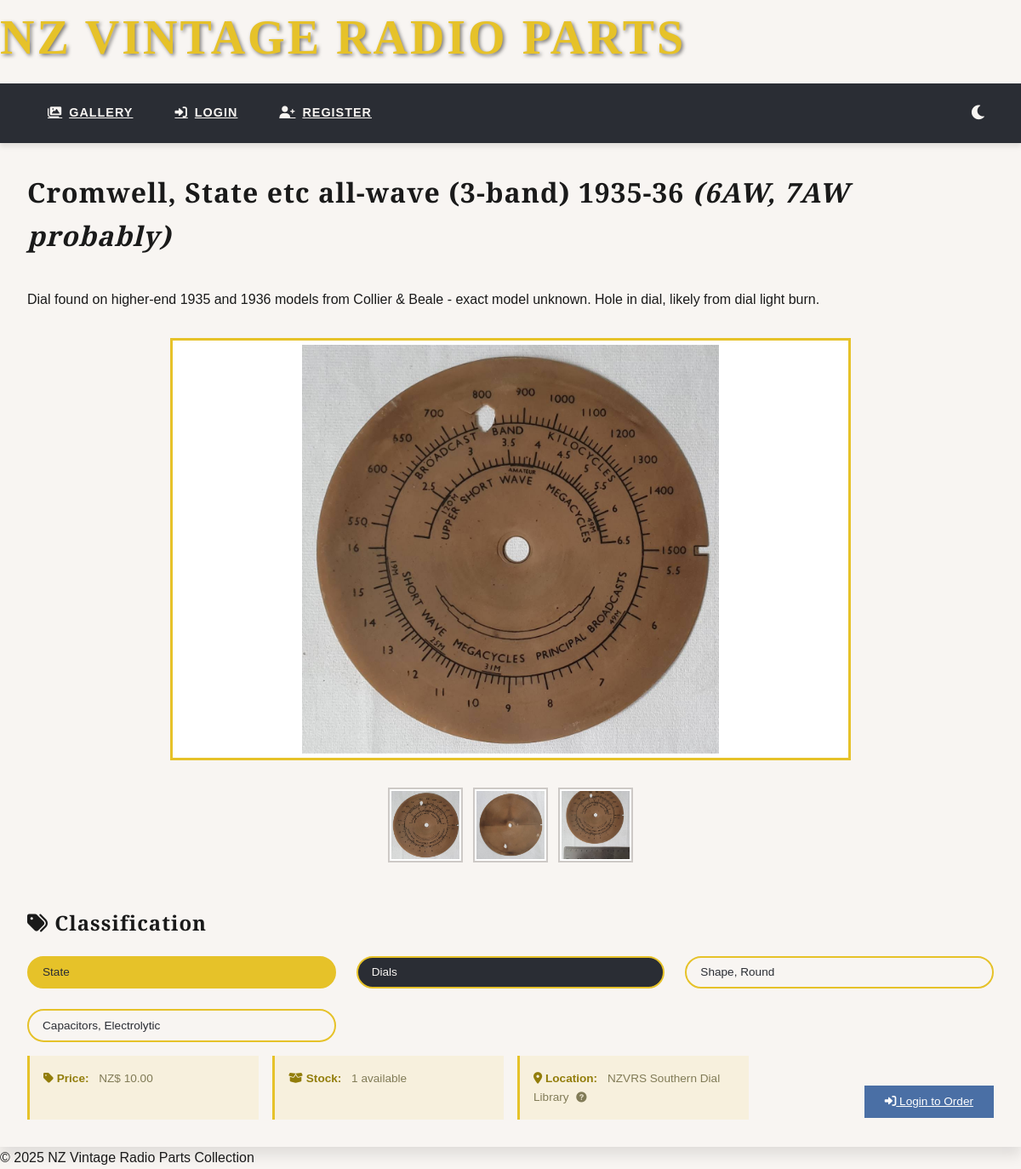
Page /parts/1 on the committed database.
### app/models.py (models this page shows, shortened)
class Part(db.Model):
    __tablename__ = 'Part'
    id = db.Column(db.Integer, primary_key=True)
    name = db.Column(db.String(100), nullable=False)  # "Dial", "Valve"
    description = db.Column(db.String(1024))
    part_number = db.Column(db.String(30))
    quantity = db.Column(db.Integer, default=1)
    price_member = db.Column(db.Float)  # Price for members
    price_non_member = db.Column(db.Float)  # Price for non-members
    storage_details = db.Column(db.String(200))  # Storage details
    created_at = db.Column(db.DateTime, default=lambda: datetime.now(timezone.utc))
    brand_id = db.Column(db.Integer, db.ForeignKey('Brand.id'))
    location_id = db.Column(db.Integer, db.ForeignKey('Location.id'))
    part_type_id = db.Column(db.Integer, db.ForeignKey('PartType.id'))
    brand = db.relationship('Brand', back_populates='parts')
    location = db.relationship('Location', back_populates='parts')
    images = db.relationship('Image', back_populates='part', cascade='all, delete-orphan')
    tags = db.relationship('Tag', secondary=part_tags, back_populates='parts')
    part_type = db.relationship('PartType')
    def get_price(self, user=None):
        if user and hasattr(user, 'is_member') and user.is_member:
            return self.price_member if self.price_member else 0
        return self.price_non_member if self.price_non_member else 0

class Image(db.Model):
    __tablename__ = 'Image'
    id = db.Column(db.Integer, primary_key=True, autoincrement=True)
    filename = db.Column(db.String(100), nullable=False)
    description = db.Column(db.String(500))
    is_primary = db.Column(db.Boolean, default=False)
    sort_order = db.Column(db.Integer, default=0)
    created_at = db.Column(db.DateTime,
                           default=lambda: datetime.now(timezone.utc))
    location_id = db.Column(db.Integer, db.ForeignKey('Location.id'))
    part_id = db.Column(db.Integer, db.ForeignKey('Part.id'))
    location = db.relationship('Location', back_populates='images')
    part = db.relationship('Part', back_populates='images')

class Brand(db.Model):
    __tablename__ = 'Brand'
    id = db.Column(db.Integer, primary_key=True)
    name = db.Column(db.String(50), unique=True, nullable=False)  # "Philips"
    alias = db.Column(db.String(50), unique=True)  # "philips"
    description = db.Column(db.Text(500))
    logo_filename = db.Column(db.String(100))
    website = db.Column(db.String(200))
    parts = db.relationship('Part', back_populates='brand')

class PartType(db.Model):
    __tablename__ = 'PartType'
    id = db.Column(db.Integer, primary_key=True)
    name = db.Column(db.String(50), unique=True, nullable=False)  # "Tube"
    description = db.Column(db.String(1024))  # "Vacuum tubes/valves for amplification"
    slug = db.Column(db.String(50), unique=True)

class Tag(db.Model):
    __tablename__ = 'Tag'
    id = db.Column(db.Integer, primary_key=True, autoincrement=True)
    name = db.Column(db.String(100), nullable=False, unique=True)
    description = db.Column(db.String(255))
    slug = db.Column(db.String(100), nullable=False, unique=True, index=True)
    parts = db.relationship('Part', secondary=part_tags, back_populates='tags')

class Location(db.Model):
    __tablename__ = 'Location'
    id = db.Column(db.Integer, primary_key=True)
    name = db.Column(db.String(50), unique=True)
    city = db.Column(db.String(50))
    details = db.Column(db.String(200))
    librarian_email = db.Column(db.String(120))
    address = db.Column(db.String(120))
    parts = db.relationship('Part', back_populates='location')
    images = db.relationship('Image', back_populates='location')

### app/blueprints/parts.py (the view)
@bp.route('/<int:part_id>')
def view_part(part_id):
    part = Part.query.options(
        db.joinedload(Part.brand),
        db.joinedload(Part.part_type),
        db.joinedload(Part.location),
        db.joinedload(Part.images),
        db.joinedload(Part.tags)
    ).get_or_404(part_id)
    print('hell yeah')
    return render_template('part.html',
                           part=part,
                           current_year=datetime.now().year)

### app/blueprints/parts.py (called while the page is built)
@bp.context_processor
def inject_now():
    return {'current_year': datetime.now().year}

### app/templates/part.html (shortened to what this page needs)
{% extends 'layout.html' %}
{% block content %}
<div class="part-container">
    <header class="part-header">
        <div class="title-edit-group">
            <h1>{{ part.name }}{% if part.part_number %}<i> ({{ part.part_number }})</i>{% endif %}</h1>
        </div>
        <section class="description">
            <p>{{ part.description or "No description provided" }}</p>
        </section>
    </header>
    <div class="image-gallery">
        {% if part.images %}
            {% set primary_image = part.images|selectattr('is_primary')|first %}
            {% set display_image = primary_image or part.images|sort(attribute='sort_order')|first %}
            <div class="main-image-wrapper">
                <div class="main-image-container">
                    <img src="{{ url_for('static', filename='images/' + display_image.filename) }}"
                         alt="{{ part.name }}"
                         class="constrained-image">
                </div>
            </div>
            {% if part.images|length > 1 %}
            <div class="thumbnail-strip">
                {% for image in part.images|sort(attribute='sort_order') %}
                <div class="thumbnail-container {% if image.is_primary %}active{% endif %}"
                     onclick="openImageModal('{{ url_for('static', filename='images/' + image.filename) }}')">
                    <img src="{{ url_for('static', filename='images/' + image.filename) }}"
                         alt="Thumbnail {{ loop.index }}"
                         class="thumbnail">
                </div>
                {% endfor %}
            </div>
            {% endif %}
        {% else %}
            <div class="no-images">
                <i class="fas fa-image"></i>
                <p>No images available</p>
            </div>
        {% endif %}
    </div>
    <section class="tags">
        <h2><i class="fas fa-tags"></i> Classification</h2>
        <div class="tag-list">
            {% if part.brand %}
            <a href="{{ url_for('parts.gallery') }}?brand={{ part.brand.id }}" class="tag brand-tag">
                {{ part.brand.name }}
            </a>
            {% endif %}
            {% if part.part_type %}
            <a href="{{ url_for('parts.gallery') }}?type={{ part.part_type.id }}" class="tag type-tag">
                {{ part.part_type.name }}
            </a>
            {% endif %}
            {% for tag in part.tags %}
            <a href="{{ url_for('parts.gallery') }}?tag={{ tag.name }}" class="tag">
                {{ tag.name }}
            </a>
            {% endfor %}
        </div>
    </section>
    <section class="part-meta">
        {% if part.location %}
        <div class="meta-item highlight-price">
            <span class="meta-label">
                <i class="fas fa-{% if current_user.is_authenticated and current_user.is_member %}star{% else %}tag{% endif %}"></i>
                Price:
            </span>
            <span class="meta-value">
                {% if part.get_price(current_user if current_user.is_authenticated else None) %}
                    NZ$ {{ "%.2f"|format(part.get_price(current_user if current_user.is_authenticated else None)) }}
                {% else %}
                    TBA
                {% endif%}
            </span>
        </div>
        <div class="meta-item">
            <span class="meta-label"><i class="fas fa-box-open"></i> Stock:</span>
            <span class="meta-value {% if part.quantity <= 0 %}text-danger{% endif %}">
                {{ part.quantity }} available
            </span>
        </div>
        <div class="meta-item">
            <span class="meta-label">
                <i class="fas fa-map-marker-alt"></i> Location:
            </span>
            <span class="meta-value">
                {{ part.location.name }}
                {% if part.location.details %}
                <span class="tooltip-container">
                    <i class="fas fa-question-circle tooltip-icon"></i>
                </span>
                {% endif %}
            </span>
        </div>
        <div class="order-actions">
            {% if part.quantity > 0 %}
                {% if current_user.is_authenticated %}
                <form action="{{ url_for('orders.add_to_cart', part_id=part.id) }}" method="POST">
                    <input type="hidden" name="part_id" value="{{ part.id }}">
                    <input type="hidden" name="csrf_token" value="{{ csrf_token() }}">
                    <div class="quantity-selector">
                        <button type="button" class="qty-btn" onclick="adjustQty(-1)">−</button>
                        <input type="number" name="quantity" value="1" min="1" max="{{ part.quantity }}" class="qty-input">
                        <button type="button" class="qty-btn" onclick="adjustQty(1)">+</button>
                    </div>
                    <button type="submit" class="btn-order">
                        <i class="fas fa-shopping-cart"></i> Add to Order
                    </button>
                </form>
                {% else %}
                <a href="{{ url_for('auth.login') }}?next={{ request.path }}" class="btn-order">
                    <i class="fas fa-sign-in-alt"></i> Login to Order
                </a>
                {% endif %}
            {% else %}
                <button class="btn-order disabled" disabled>
                    <i class="fas fa-times-circle"></i> Out of Stock
                </button>
            {% endif %}
        </div>
        {% endif %}
    </section>
</div>
{% endblock %}

### app/static/css/style.css (style rules this page uses)
:root { --primary: #e6c229; --secondary: #2a2d34; --sorta-dark: #817b57; --accent: #927d0a; --light: #f8f5f2; --semi-light: #cdc9c6; --dark: #1a1a1a; --success: #4caf50; --warning: #ff9800; --error: #f44336; --bg-color: var(--light); --text-color: var(--dark); --card-bg: white; --nav-bg: var(--secondary); --nav-text: var(--light); --shadow-sm: 0 1px 3px rgba(0, 0, 0, 0.12); --shadow-md: 0 4px 6px rgba(0, 0, 0, 0.1); --shadow-lg: 0 10px 15px rgba(0, 0, 0, 0.1); --shadow-xl: 0 20px 25px rgba(0, 0, 0, 0.1); --shadow-primary: 0 4px 12px rgba(230, 194, 41, 0.2); --font-main: 'Federo', sans-serif; --font-display: 'Playfair Display', serif; --radio-dial: linear-gradient(135deg, transparent 50%, var(--primary) 50%); }
body { font-family: var(--font-main); background: var(--bg-color); color: var(--text-color); line-height: 1.6; margin: 0; position: relative; transition: background-color 0.3s ease, color 0.3s ease; }
body::before { content: ""; position: fixed; top: 0; left: 0; right: 0; height: 8px; z-index: 100; }
h1, h2, h3, h4 { font-family: var(--font-display); margin-top: 0; letter-spacing: 1px; color: var(--text-color); }
.part-meta { display: flex; flex-direction: column; gap: 0.25rem; font-size: 0.85rem; color: var(--sorta-dark); }
.order-actions { display: flex; justify-content: center; gap: 1rem; margin-top: 2rem; }
.btn-order { background: #4a6fa5; color: white; padding: 0.5rem 1.5rem; }
.order-actions { display: flex; align-items: center; justify-content: flex-end; }
.part-container { max-width: 1200px; margin: 0 auto; padding: 2rem; background: transparent; box-shadow: var(--shadow-lg); }
.title-edit-group { display: flex; align-items: center; gap: 1rem; margin-bottom: 1rem; }
.image-gallery { margin: 2rem 0; }
.main-image-wrapper { position: relative; width: 100%; max-width: 800px; margin: 0 auto 20px; }
.main-image-container { position: relative; border: 3px solid var(--primary); padding: 5px; background: var(--card-bg); text-align: center; }
.constrained-image { width: 100%; height: auto; max-height: 60vh; object-fit: contain; display: block; }
.thumbnail-strip { display: flex; justify-content: center; flex-wrap: wrap; gap: 8px; padding: 10px 0; max-width: 800px; margin: 0 auto; }
.thumbnail-container { position: relative; border: 2px solid transparent; transition: all 0.3s; }
.thumbnail { width: 80px; height: 80px; object-fit: cover; cursor: pointer; border: 2px solid var(--semi-light); transition: all 0.2s cubic-bezier(0.25, 0.46, 0.45, 0.94); background: var(--card-bg); padding: 2px; }
.tag-list { display: flex; flex-wrap: wrap; gap: 0.5rem; margin-top: 1rem; }
.tag { padding: 0.4rem 1rem; background: var(--light); color: var(--secondary); border-radius: 50px; text-decoration: none; font-size: 0.85rem; border: 2px solid var(--primary); transition: all 0.3s; }
.brand-tag { background: var(--primary); color: var(--secondary); }
.type-tag { background: var(--secondary); color: var(--light); }
.part-meta { margin-top: 1rem; display: grid; grid-template-columns: repeat(auto-fill, minmax(250px, 1fr)); gap: 1rem; }
.meta-item { background: rgba(230, 194, 41, 0.1); padding: 1rem; border-left: 3px solid var(--primary); }
.meta-label { font-weight: bold; margin-right: 0.5rem; color: var(--accent); }
.tag-list { display: grid; grid-template-columns: repeat(auto-fill, minmax(280px, 1fr)); gap: 1.5rem; }
.tooltip-container { position: relative; display: inline-block; margin-left: 0.3rem; }
.tooltip-icon { color: var(--primary-color); cursor: help; font-size: 0.9em; }

### rows in the picture
Part: name "Cromwell, State etc all-wave (3-band) 1935-36", part_number "6AW, 7AW probably", description "Dial found on higher-end 1935 and 1936 models from Collier & Beale - exact model unknown. Hole in dial, likely from dial light burn.", get_price "10.00", quantity "1"
Image: filename (picture)
Image: filename (picture)
Image: filename (picture)
Brand: brand.name "State"
PartType: part_type.name "Dials"
Tag: name "Shape, Round"
Tag: name "Capacitors, Electrolytic"
Location: location.name "NZVRS Southern Dial Library"
